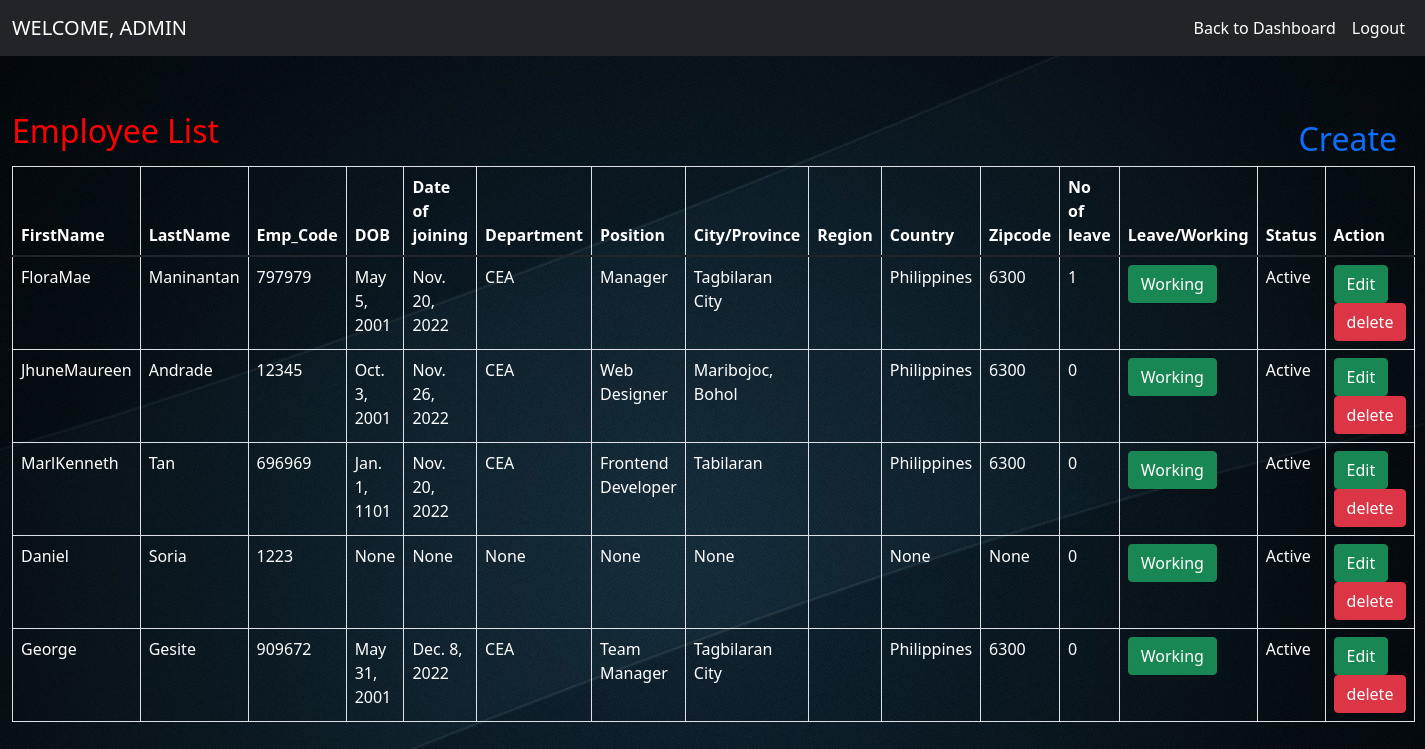
Screenshot of /employee-list with the database file from the repository.
### admin_side/models.py (models this page shows, shortened)
class Employee(models.Model):
    user = models.ForeignKey(User, on_delete=models.CASCADE, null=True)
    empcode = models.CharField(max_length=100, null=True)
    dob = models.DateField(null=True, blank=True)
    doj = models.DateField(null=True, blank=True)
    department = models.CharField(max_length=100, null=True, blank=True)
    position = models.CharField(max_length=100, null=True, blank=True)
    address = models.CharField(max_length=100, null=True, blank=True)
    city = models.CharField(max_length=100, null=True, blank=True)
    country = models.CharField(max_length=100, null=True, blank=True)
    zipcode = models.CharField(max_length=100, null=True, blank=True)
    region = models.CharField(max_length=100, null=True, blank=True)
    active = models.BooleanField(default=True)
    leave_count = models.IntegerField(null=True, blank=True, default=0)
    on_leave = models.BooleanField(default=False)

### admin_side/views.py (the view)
# urls.py: path('employee-list', employee_list, name="employee_list"),
def employee_list(request):
    emp_data = Employee.objects.filter()
    d = {'employee':emp_data}
    return render(request, 'employee_list.html',d)

### admin_side/templates/employee_list.html (shortened to what this page needs)
{% extends 'admin_home.html' %}
{% load static %}
{% block body %}
<link rel = stylesheet href = "//cdn.datatables.net/1.10.19/css/jquery.dataTables.min.css" defer>
  <body style="background-image:url('{% static 'images/eml.jpg'%}'); background-repeat: no repeat; background-size: 100%">
<div  class="container-fluid">
        <h2 style="color:red;margin-top:4%">Employee List
          <a href = "/registration"  class="nav-link {% if request.path == '/registration/' %} active {% endif %}"<button class="btn btn-primary" align="right" style="float:right">Create</button></a>
        </h2>
        <table class="table table-bordered" id="myTable">
  <thead>
  <tr>
    <th style="color: white">FirstName</th>
    <th style="color: white">LastName</th>
    <th style="color: white">Emp_Code</th>
    <th style="color: white">DOB</th>
    <th style="color: white">Date of joining</th>
    <th style="color: white">Department</th>
    <th style="color: white">Position</th>
    <th style="color: white">City/Province</th>
    <th style="color: white">Region</th>
    <th style="color: white">Country</th>
    <th style="color: white">Zipcode</th>
    <th style="color: white">No of leave</th>
    <th style="color: white">Leave/Working</th>
    <th style="color: white">Status</th>
    <th style="color: white">Action</th>
  </tr>
  </thead>
   <tbody>
    {% for i in employee %}
  <tr>
    <td style="color: white">{{i.user.first_name}}</td>
    <td style="color: white">{{i.user.last_name}}</td>
    <td style="color: white">{{i.empcode}}</td>
    <td style="color: white">{{i.dob}}</td>
    <td style="color: white">{{i.doj}}</td>
    <td style="color: white">{{i.department}}</td>
    <td style="color: white">{{i.position}}</td>
    <td style="color: white">{{i.city}}</td>
    <td style="color: white">{{i.state}}</td>
    <td style="color: white">{{i.country}}</td>
    <td style="color: white">{{i.zipcode}}</td>
    <td style="color: white">{{i.leave_count}}</td>
    <td style="color: white">{% if i.on_leave %}
        <a href="{% url 'leave_status' i.id %}" onclick="return confirm('Are you sure, You are working today?')"><button class="btn btn-danger">Leave</button></a>
          {% else %}
          <a href="{% url 'leave_status' i.id %}"  onclick="return confirm('Are you sure, You are applying for leave?')"><button class="btn btn-success">Working</button></a>
        {% endif %}</td>
      <td style="color: white">{% if i.active %}Active{% else %}Inactive{% endif %}</td>
    <td><a href="{% url 'edit_employee' i.id %}" ><button class="btn btn-success">Edit</button></a>
        <a href="{% url 'delete_employee' i.id %}" onclick="return confirm('Are you sure?')"><button class="btn btn-danger">delete</button></a>
    </td>
  </tr>
    {% endfor %}
    </tbody>
</table>
</div>
</body>
{% endblock  %}

### rows the page displays
Employee: user.first_name "FloraMae", user.last_name "Maninantan", empcode "797979", dob "May 5, 2001", doj "Nov. 20, 2022", department "CEA", position "Manager", city "Tagbilaran City", country "Philippines", zipcode "6300", leave_count "1", on_leave "Working", active "Active"
Employee: user.first_name "JhuneMaureen", user.last_name "Andrade", empcode "12345", dob "Oct. 3, 2001", doj "Nov. 26, 2022", department "CEA", position "Web Designer", city "Maribojoc, Bohol", country "Philippines", zipcode "6300", leave_count "0", on_leave "Working", active "Active"
Employee: user.first_name "MarlKenneth", user.last_name "Tan", empcode "696969", dob "Jan. 1, 1101", doj "Nov. 20, 2022", department "CEA", position "Frontend Developer", city "Tabilaran", country "Philippines", zipcode "6300", leave_count "0", on_leave "Working", active "Active"
Employee: user.first_name "Daniel", user.last_name "Soria", empcode "1223", dob "None", doj "None", department "None", position "None", city "None", country "None", zipcode "None", leave_count "0", on_leave "Working", active "Active"
Employee: user.first_name "George", user.last_name "Gesite", empcode "909672", dob "May 31, 2001", doj "Dec. 8, 2022", department "CEA", position "Team Manager", city "Tagbilaran City", country "Philippines", zipcode "6300", leave_count "0", on_leave "Working", active "Active"
